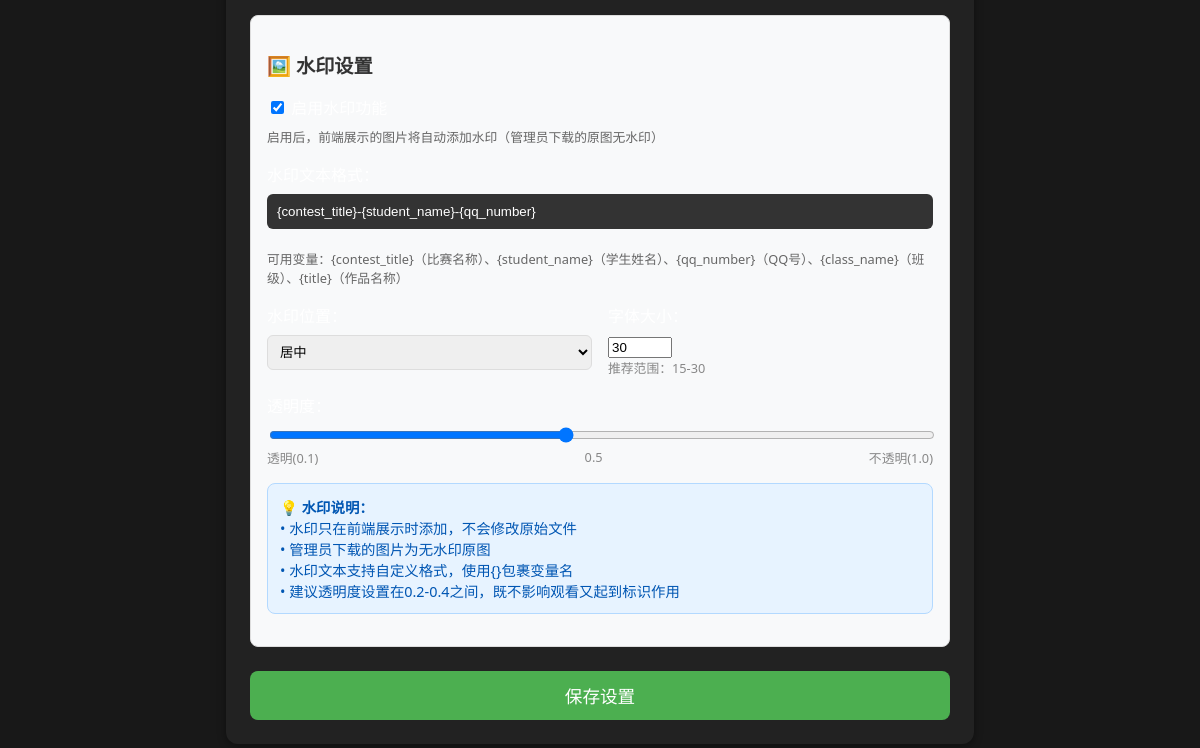
Before: /settings (signed in, lower part) with the older database file.
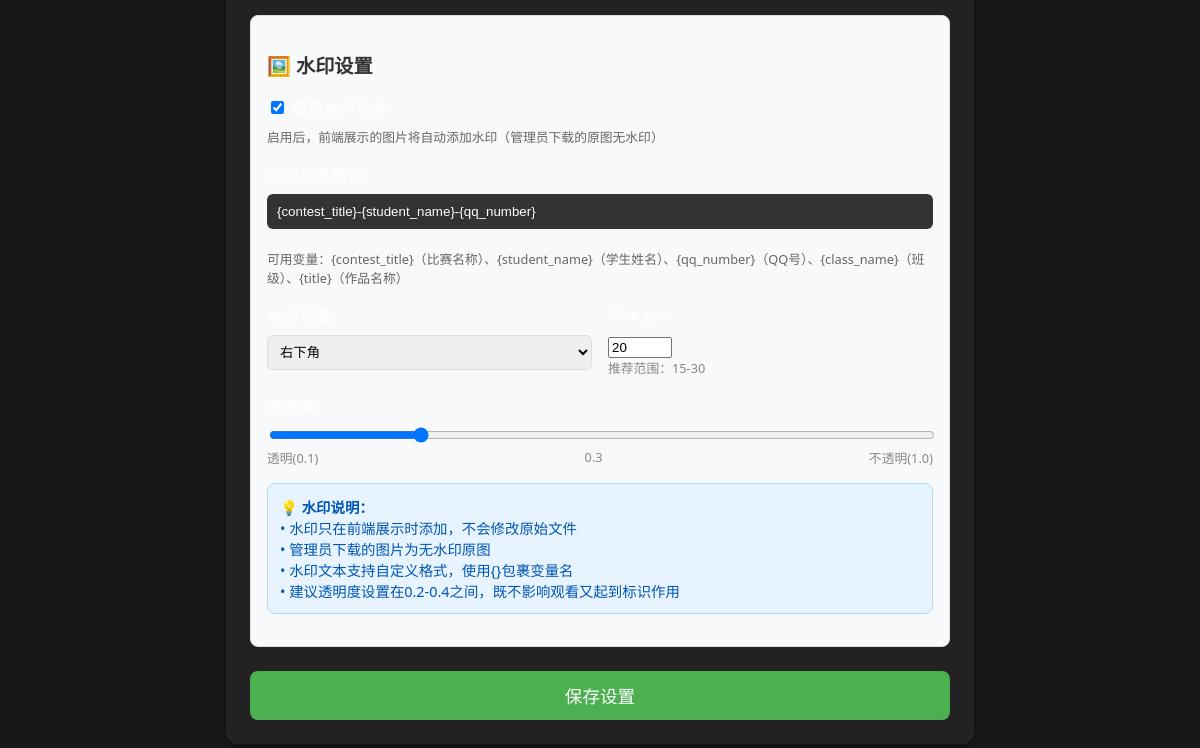
After: the same page with the newer database file.
### app.py (models this page shows)
class Settings(db.Model):
    id = db.Column(db.Integer, primary_key=True)
    contest_title = db.Column(db.String(100), default="2025年摄影比赛")
    allow_upload = db.Column(db.Boolean, default=True)
    allow_vote = db.Column(db.Boolean, default=True)
    one_vote_per_user = db.Column(db.Boolean, default=False)  # 限制每个用户只能投一次票
    vote_start_time = db.Column(db.DateTime, nullable=True)  # 投票开始时间
    vote_end_time = db.Column(db.DateTime, nullable=True)    # 投票结束时间
    show_rankings = db.Column(db.Boolean, default=True)  # 是否显示排行榜
    icp_number = db.Column(db.String(100), nullable=True)  # ICP备案号
    risk_control_enabled = db.Column(db.Boolean, default=True)  # 是否启用风控
    max_votes_per_ip = db.Column(db.Integer, default=10)  # 单IP最大投票次数
    vote_time_window = db.Column(db.Integer, default=60)  # 投票时间窗口（分钟）
    max_accounts_per_ip = db.Column(db.Integer, default=5)  # 单IP最大登录账号数
    account_time_window = db.Column(db.Integer, default=1440)  # 账号登录时间窗口（分钟，默认24小时）
    watermark_enabled = db.Column(db.Boolean, default=True)  # 是否启用水印
    watermark_text = db.Column(db.String(200), default="{contest_title}-{student_name}-{qq_number}")  # 水印文本格式
    watermark_opacity = db.Column(db.Float, default=0.3)  # 水印透明度 (0.1-1.0)
    watermark_position = db.Column(db.String(20), default="bottom_right")  # 水印位置
    watermark_font_size = db.Column(db.Integer, default=20)  # 水印字体大小

### app.py (the view, shortened to what this page needs)
@app.route('/settings', methods=['GET', 'POST'])
@super_admin_required
def settings():
    settings = get_settings()
    return render_template('settings.html', settings=settings)

### app.py (called while the page is built)
def super_admin_required(f):
    @wraps(f)
    def decorated_function(*args, **kwargs):
        if 'user_id' not in session:
            return redirect(url_for('login'))
        user = User.query.get(session['user_id'])
        if not user or not user.is_active:
            session.clear()  # 清除session
            flash('账户已被禁用，请联系管理员')
            return redirect(url_for('login'))
        elif user.role < 3:
            flash('需要系统管理员权限')
            return redirect(url_for('index'))
        return f(*args, **kwargs)
    return decorated_function

def get_settings():
    settings = Settings.query.first()
    if not settings:
        settings = Settings()
        db.session.add(settings)
        db.session.commit()
    return settings

### templates/settings.html (shortened to what this page needs)
<!DOCTYPE html>
<html lang="zh-cn">
<head>
</head>
<body>
    <div class="container">
        <form method="post">
            <div style="background: #f8f9fa; border: 1px solid #ddd; border-radius: 8px; padding: 16px; margin-bottom: 24px;">
                <h3 style="color: #333; margin-bottom: 16px; font-size: 1.2rem;">🖼️ 水印设置</h3>
                <div style="margin-bottom: 16px;">
                    <label>
                        <input type="checkbox" name="watermark_enabled" {% if settings.watermark_enabled %}checked{% endif %}>
                    </label>
                    <small style="color: #666; font-size: 0.8rem; display: block; margin-top: 4px;">
                        启用后，前端展示的图片将自动添加水印（管理员下载的原图无水印）
                    </small>
                </div>
                <div style="margin-bottom: 16px;">
                    <label for="watermark_text">水印文本格式：</label>
                    <input type="text"
                           name="watermark_text"
                           id="watermark_text"
                           value="{{ settings.watermark_text }}"
                           placeholder="{contest_title}-{student_name}-{qq_number}">
                    <small style="color: #666; font-size: 0.8rem; display: block; margin-top: 4px;">
                        可用变量：{contest_title}（比赛名称）、{student_name}（学生姓名）、{qq_number}（QQ号）、{class_name}（班级）、{title}（作品名称）
                    </small>
                </div>
                <div style="display: grid; grid-template-columns: 1fr 1fr; gap: 16px; margin-bottom: 16px;">
                    <div>
                        <label for="watermark_position">水印位置：</label>
                        <select name="watermark_position" id="watermark_position" style="width: 100%; padding: 8px; border-radius: 6px; border: 1px solid #ddd;">
                            <option value="bottom_right" {% if settings.watermark_position == 'bottom_right' %}selected{% endif %}>右下角</option>
                            <option value="center" {% if settings.watermark_position == 'center' %}selected{% endif %}>居中</option>
                        </select>
                    </div>
                    <div>
                        <label for="watermark_font_size">字体大小：</label>
                        <input type="number"
                               name="watermark_font_size"
                               id="watermark_font_size"
                               value="{{ settings.watermark_font_size }}"
                               min="10" max="100" required>
                        <small style="color: #888; font-size: 0.8rem; display: block;">
                            推荐范围：15-30
                        </small>
                    </div>
                </div>
                <div style="margin-bottom: 16px;">
                    <label for="watermark_opacity">透明度：</label>
                    <input type="range"
                           name="watermark_opacity"
                           id="watermark_opacity"
                           value="{{ settings.watermark_opacity }}"
                           min="0.1" max="1.0" step="0.1"
                           style="width: 100%;">
                    <div style="display: flex; justify-content: space-between; font-size: 0.8rem; color: #888;">
                        <span>透明(0.1)</span>
                        <span id="opacity_value">{{ settings.watermark_opacity }}</span>
                        <span>不透明(1.0)</span>
                    </div>
                </div>
                <div style="background: #e7f3ff; border: 1px solid #b3d9ff; border-radius: 8px; padding: 12px; margin-bottom: 16px;">
                    <p style="margin: 0; color: #0056b3; font-size: 0.9rem;">
                        <strong>💡 水印说明：</strong><br>
                        • 水印只在前端展示时添加，不会修改原始文件<br>
                        • 管理员下载的图片为无水印原图<br>
                        • 水印文本支持自定义格式，使用{}包裹变量名<br>
                        • 建议透明度设置在0.2-0.4之间，既不影响观看又起到标识作用
                    </p>
                </div>
            </div>
            <button class="btn" type="submit">保存设置</button>
        </form>
    </div>
</body>
</html>

Changed rows visible on the page:
changed Settings "{contest_title}-{student_name}-{qq_number}": watermark_position "居中" → "右下角"; watermark_font_size "30" → "20"; watermark_opacity "0.5" → "0.3"
